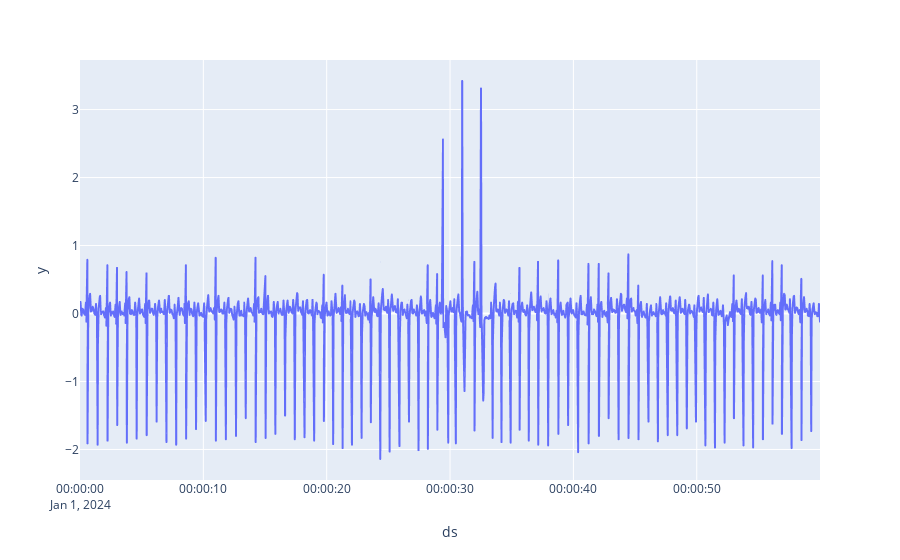

Notebook code cell kept with this figure:
### Code cell
fig = px.line(df, x=df["ds"], y=df["y"])
fig.show()

### Figure 1 — Plotly figure (JSON) as saved in the notebook; plotly's stock layout.template omitted (floating-point values rounded to 4 significant figures; data arrays with more than 128 entries replaced by an {"elided": "..."} marker saying what was removed)
{"data": [{"hovertemplate": "ds=%{x}<br>y=%{y}<extra></extra>", "legendgroup": "", "line": {"color": "#636efa", "dash": "solid"}, "marker": {"symbol": "circle"}, "mode": "lines", "name": "<b style=\"color:sandybrown\">[R]</b>  <i style=\"color:#fc9944\">~60ms</i>", "showlegend": false, "type": "scattergl", "uid": "4165d162-ae7b-4f20-ae18-41580a3b2a87", "x": {"elided": "1000 str values"}, "xaxis": "x", "y": {"elided": "1000 float values"}, "yaxis": "y"}], "layout": {"legend": {"tracegroupgap": 0}, "margin": {"t": 60}, "xaxis": {"anchor": "y", "domain": [0, 1], "title": {"text": "ds"}}, "yaxis": {"anchor": "x", "domain": [0, 1], "title": {"text": "y"}}}}
